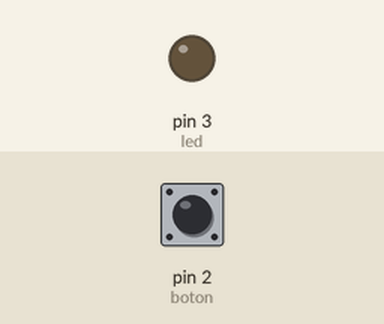
Simulated run of this sketch. Board: Arduino Uno, built with avr-gcc and run on an emulated ATmega328P. Shown: output pins drawn as LEDs (lit = HIGH). Dashed ring = blinking. The test bench sets the inputs (shaded band); at power-on: pin 2 (boton) LOW.

Above: at 1.2 s.
1.3 s: pin 2 (boton) pulled HIGH for 1 s
At 2.7 s:
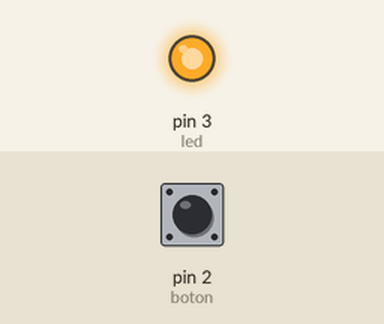
3.8 s: pin 2 (boton) pulled HIGH for 0.15 s
At 5.2 s:
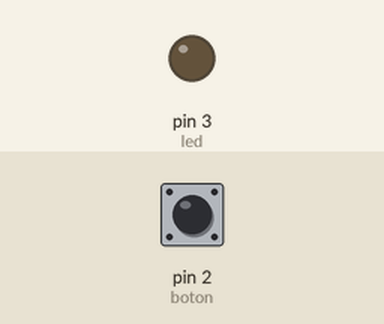
5.5 s: pin 2 (boton) pulled HIGH for 3.2 s
At 5.8 s:
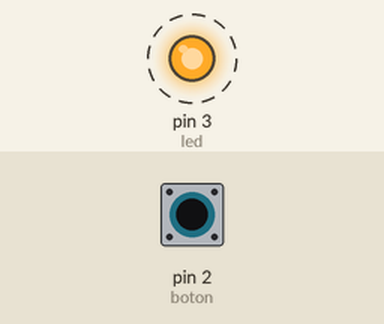
Timing chart, 0 to 10.2 s (numbered marks = the images above; inputs shaded):
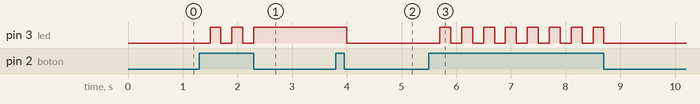

The sketch:

Practica10EntradasdigitalesLed.ino
```cpp
int led = 3;
int boton=2;
int valorBoton=0;
int estadoled = 0;

void setup(){
    pinMode(led,OUTPUT);
    pinMode(boton,INPUT);
}
void loop() {
    valorBoton=digitalRead(boton);
    if(valorBoton == HIGH)
    {
      estadoled=!estadoled;
      delay(200);
    }
    if(estadoled== HIGH){
      digitalWrite(led,HIGH);
    }else{
      digitalWrite(led,LOW);
    }
}
```

Measured:
- after the input at 1.3 s, pin 3 (led): alternates HIGH for 0.20 s and LOW for 0.20 s, 5 changes in all, then stays HIGH, starting after 0.20 s
- after the input at 3.8 s, pin 3 (led): HIGH → LOW after 0.20 s
- after the input at 5.5 s, pin 3 (led): alternates HIGH for 0.20 s and LOW for 0.20 s, 16 changes in all, then stays LOW, starting after 0.20 s
